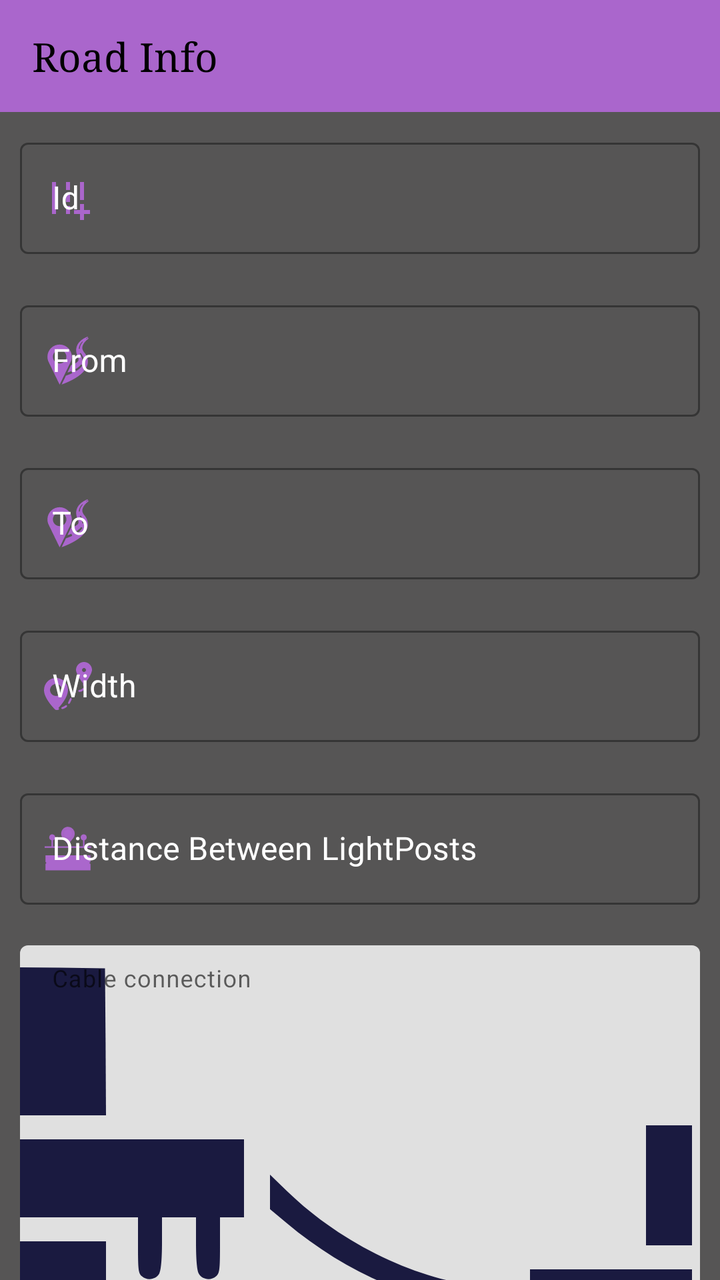
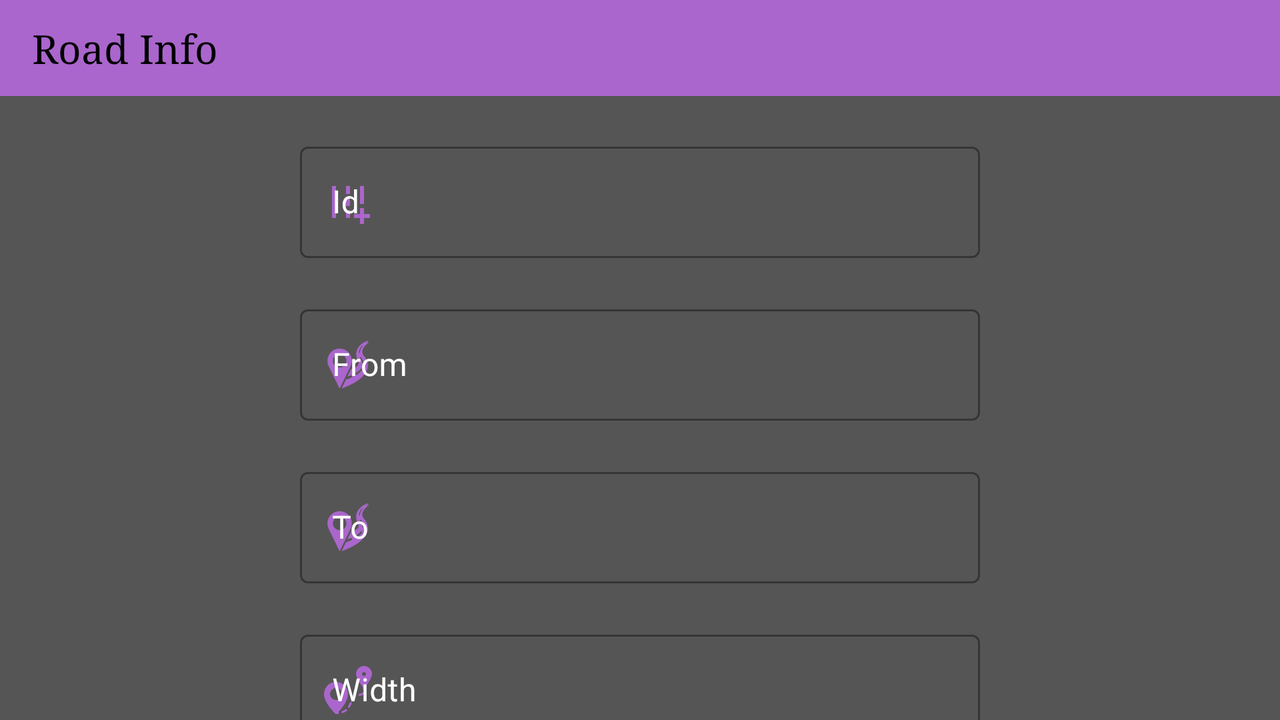

One screen, two layout resources from the same app: the default and the repository's alternative for another configuration. Each is rendered where Android would select it; the XML of both is given below.
<!-- AndroidManifest.xml: application theme Theme.RoadMaintenance -->
<!-- res/layout/road_form.xml -->
<?xml version="1.0" encoding="utf-8"?>
<layout xmlns:android="http://schemas.android.com/apk/res/android"
    xmlns:app="http://schemas.android.com/apk/res-auto">

    <androidx.constraintlayout.widget.ConstraintLayout
        android:layout_width="match_parent"
        android:layout_height="wrap_content">

        <Toolbar
            android:id="@+id/road_toolbar"
            android:layout_width="match_parent"
            android:layout_height="wrap_content"
            android:background="@color/secondary"
            android:fitsSystemWindows="true"
            app:layout_constraintLeft_toLeftOf="parent"
            app:layout_constraintTop_toTopOf="parent">

            <TextView
                android:id="@+id/road_title"
                style="@style/TitleTextView"
                android:layout_width="wrap_content"
                android:layout_height="wrap_content"
                android:text="@string/road_info"
                android:textSize="20sp" />
        </Toolbar>

        <com.google.android.material.textfield.TextInputLayout
            android:id="@+id/road_id_input"
            style="@style/MaterialTextField"
            android:layout_width="match_parent"
            android:layout_height="wrap_content"
            android:layout_marginHorizontal="10dp"
            android:layout_marginTop="10dp"
            android:hint="@string/id"
            app:layout_constraintLeft_toLeftOf="@id/road_toolbar"
            app:layout_constraintTop_toBottomOf="@id/road_toolbar"
            app:startIconDrawable="@drawable/ic_road">

            <com.google.android.material.textfield.TextInputEditText
                android:layout_width="match_parent"
                android:layout_height="match_parent"
                android:inputType="numberDecimal" />
        </com.google.android.material.textfield.TextInputLayout>

        <com.google.android.material.textfield.TextInputLayout
            android:id="@+id/firstPointInput"
            style="@style/MaterialTextField"
            android:layout_width="match_parent"
            android:layout_height="wrap_content"
            android:layout_marginHorizontal="10dp"
            android:hint="@string/from"
            app:layout_constraintLeft_toLeftOf="@id/road_id_input"
            app:layout_constraintRight_toRightOf="@id/road_id_input"
            app:layout_constraintTop_toBottomOf="@id/road_id_input"
            app:startIconDrawable="@drawable/ic_location_on_road">

            <com.google.android.material.textfield.TextInputEditText
                android:layout_width="match_parent"
                android:layout_height="match_parent"
                android:inputType="text" />
        </com.google.android.material.textfield.TextInputLayout>

        <com.google.android.material.textfield.TextInputLayout
            android:id="@+id/secondPointInput"
            style="@style/MaterialTextField"
            android:layout_width="match_parent"
            android:layout_height="wrap_content"
            android:layout_marginHorizontal="10dp"
            android:hint="@string/to"
            app:layout_constraintLeft_toLeftOf="@id/firstPointInput"
            app:layout_constraintRight_toRightOf="@id/firstPointInput"
            app:layout_constraintTop_toBottomOf="@id/firstPointInput"
            app:startIconDrawable="@drawable/ic_location_on_road">

            <com.google.android.material.textfield.TextInputEditText
                android:layout_width="match_parent"
                android:layout_height="match_parent"
                android:inputType="text" />
        </com.google.android.material.textfield.TextInputLayout>

        <com.google.android.material.textfield.TextInputLayout
            android:id="@+id/width_input"
            style="@style/MaterialTextField"
            android:layout_width="match_parent"
            android:layout_height="wrap_content"
            android:layout_marginHorizontal="10dp"
            android:hint="@string/width"
            app:layout_constraintLeft_toLeftOf="@id/secondPointInput"
            app:layout_constraintRight_toRightOf="@id/secondPointInput"
            app:layout_constraintTop_toBottomOf="@id/secondPointInput"
            app:startIconDrawable="@drawable/ic_road_width"
            app:suffixText="M">

            <com.google.android.material.textfield.TextInputEditText
                android:layout_width="match_parent"
                android:layout_height="match_parent"
                android:inputType="numberDecimal" />
        </com.google.android.material.textfield.TextInputLayout>

        <com.google.android.material.textfield.TextInputLayout
            android:id="@+id/distance_between_lps_input"
            style="@style/MaterialTextField"
            android:layout_width="match_parent"
            android:layout_height="wrap_content"
            android:layout_marginHorizontal="10dp"
            android:hint="@string/distance"
            app:layout_constraintLeft_toLeftOf="@id/width_input"
            app:layout_constraintRight_toRightOf="@id/width_input"
            app:layout_constraintTop_toBottomOf="@id/width_input"
            app:startIconDrawable="@drawable/ic_distance"
            app:suffixText="M">

            <com.google.android.material.textfield.TextInputEditText
                android:layout_width="match_parent"
                android:layout_height="match_parent"
                android:inputType="numberDecimal" />
        </com.google.android.material.textfield.TextInputLayout>

        <com.google.android.material.textfield.TextInputLayout
            android:id="@+id/cable_pass_menu"
            style="@style/MaterialExposeDropDown"
            android:layout_width="match_parent"
            android:layout_height="wrap_content"
            android:layout_marginHorizontal="10dp"
            android:hint="@string/cable_connection"
            app:layout_constraintLeft_toLeftOf="@id/distance_between_lps_input"
            app:layout_constraintRight_toRightOf="@id/distance_between_lps_input"
            app:layout_constraintTop_toBottomOf="@id/distance_between_lps_input"
            app:startIconDrawable="@drawable/ic_electric_cable">

            <com.google.android.material.textfield.MaterialAutoCompleteTextView
                android:id="@+id/cable_pass_input"
                android:text="@string/Top"
                android:layout_width="match_parent"
                android:layout_height="match_parent"
                android:focusable="false"
                android:focusableInTouchMode="false"
                android:inputType="number" />
        </com.google.android.material.textfield.TextInputLayout>


    </androidx.constraintlayout.widget.ConstraintLayout>
</layout>
<!-- resources referenced by this layout -->
<resources>
  <color name="secondary">@android:color/holo_purple</color>
  <!-- drawable ic_distance: vector/xml drawable (drawable, 4176 chars, omitted) -->
  <!-- drawable ic_electric_cable: vector/xml drawable (drawable, 4026 chars, omitted) -->
  <!-- drawable ic_location_on_road: vector/xml drawable (drawable, 4810 chars, omitted) -->
  <!-- drawable ic_road (drawable) -->
  <vector xmlns:android="http://schemas.android.com/apk/res/android"
      android:width="24dp"
      android:height="24dp"
      android:tint="?attr/colorControlNormal"
      android:viewportWidth="24"
      android:viewportHeight="24">
      <path
          android:fillColor="@android:color/white"
          android:pathData="M20,18l0,-3l-2,0l0,3l-3,0l0,2l3,0l0,3l2,0l0,-3l3,0l0,-2z" />
      <path
          android:fillColor="@android:color/white"
          android:pathData="M18,4h2v9h-2z" />
      <path
          android:fillColor="@android:color/white"
          android:pathData="M4,4h2v16h-2z" />
      <path
          android:fillColor="@android:color/white"
          android:pathData="M11,4h2v4h-2z" />
      <path
          android:fillColor="@android:color/white"
          android:pathData="M11,10h2v4h-2z" />
      <path
          android:fillColor="@android:color/white"
          android:pathData="M11,16h2v4h-2z" />
  </vector>
  <!-- drawable ic_road_width: vector/xml drawable (drawable, 2877 chars, omitted) -->
  <string name="Top">Top</string>
  <string name="cable_connection">Cable connection</string>
  <string name="distance">Distance Between LightPosts</string>
  <string name="from">From</string>
  <string name="id">Id</string>
  <string name="road_info">Road Info</string>
  <string name="to">To</string>
  <string name="width">Width</string>
  <style name="MaterialExposeDropDown" parent="@style/Widget.MaterialComponents.TextInputLayout.FilledBox.ExposedDropdownMenu">
          <item name="startIconTint">@color/primary</item>
          <item name="hintTextColor">@color/secondary</item>
      </style>
  <style name="MaterialTextField" parent="@style/Widget.MaterialComponents.TextInputLayout.OutlinedBox">
          <item name="endIconMode">clear_text</item>
          <item name="errorEnabled">true</item>
          <item name="endIconTint">@color/secondary</item>
          <item name="startIconTint">@color/secondary</item>
          <item name="hintTextColor">@android:color/darker_gray</item>
          <item name="android:textColor">@android:color/white</item>
          <item name="android:textColorHint">@android:color/white</item>
          <item name="boxStrokeWidth">1dp</item>
      </style>
  <style name="TitleTextView" parent="TextAppearance.AppCompat.Title">
          <item name="android:fontFamily">serif</item>
          <item name="android:textColor">@android:color/black</item>
          <item name="android:textSize">20sp</item>
          <item name="android:drawableTint">@color/secondary</item>
      </style>
  <style name="Theme.RoadMaintenance" parent="Theme.MaterialComponents.DayNight.NoActionBar.Bridge">
          <item name="colorPrimary">@color/primary</item>
          <item name="colorPrimaryVariant">@color/primary_dark</item>
          <item name="android:statusBarColor" tools:targetApi="l">?attr/colorPrimaryVariant</item>
          <item name="android:navigationBarColor">@color/navigation_bar</item>
          <item name="android:windowBackground">@color/window_background</item>
          <item name="colorAccent">@color/accent</item>
          <item name="colorSecondary">@color/secondary</item>
      </style>
  <color name="primary">#1A1A40</color>
  <color name="primary_dark">#10102D</color>
  <color name="navigation_bar">#212121</color>
  <color name="window_background">#565555</color>
  <color name="accent">#FA58B6</color>
</resources>
<!-- res/layout-land/road_form.xml (the repository's variant of the layout above) -->
<!-- drawn on the phone turned sideways -->
<?xml version="1.0" encoding="utf-8"?>
<layout xmlns:android="http://schemas.android.com/apk/res/android"
    xmlns:app="http://schemas.android.com/apk/res-auto">

    <data>

        <variable
            name="road"
            type="com.example.roadmaintenance.models.RegisteredRoad" />
    </data>

    <androidx.constraintlayout.widget.ConstraintLayout
        android:layout_width="match_parent"
        android:layout_height="wrap_content">

        <Toolbar
            android:id="@+id/road_toolbar"
            android:fitsSystemWindows="true"
            android:layout_width="match_parent"
            android:layout_height="wrap_content"
            android:background="@color/secondary"
            app:layout_constraintLeft_toLeftOf="parent"
            app:layout_constraintTop_toTopOf="parent">

            <TextView
                android:id="@+id/road_title"
                style="@style/TitleTextView"
                android:layout_width="wrap_content"
                android:layout_height="wrap_content"
                android:text="@string/road_info"
                android:textSize="20sp" />
        </Toolbar>

        <com.google.android.material.textfield.TextInputLayout
            android:id="@+id/road_id_input"
            style="@style/MaterialTextField"
            android:layout_width="match_parent"
            android:layout_height="wrap_content"
            android:layout_marginHorizontal="150dp"
            android:layout_marginTop="20dp"
            android:hint="@string/id"
            app:layout_constraintLeft_toLeftOf="@id/road_toolbar"
            app:layout_constraintTop_toBottomOf="@id/road_toolbar"
            app:startIconDrawable="@drawable/ic_road">

            <com.google.android.material.textfield.TextInputEditText
                android:layout_width="match_parent"
                android:layout_height="match_parent"
                android:inputType="numberDecimal" />
        </com.google.android.material.textfield.TextInputLayout>

        <com.google.android.material.textfield.TextInputLayout
            android:id="@+id/firstPointInput"
            style="@style/MaterialTextField"
            android:layout_width="match_parent"
            android:layout_height="wrap_content"
            android:layout_marginHorizontal="150dp"
            android:hint="@string/from"
            app:layout_constraintLeft_toLeftOf="@id/road_id_input"
            app:layout_constraintRight_toRightOf="@id/road_id_input"
            app:layout_constraintTop_toBottomOf="@id/road_id_input"
            app:startIconDrawable="@drawable/ic_location_on_road">

            <com.google.android.material.textfield.TextInputEditText
                android:layout_width="match_parent"
                android:layout_height="match_parent"
                android:inputType="text" />
        </com.google.android.material.textfield.TextInputLayout>

        <com.google.android.material.textfield.TextInputLayout
            android:id="@+id/secondPointInput"
            style="@style/MaterialTextField"
            android:layout_width="match_parent"
            android:layout_height="wrap_content"
            android:layout_marginHorizontal="150dp"
            android:hint="@string/to"
            app:layout_constraintLeft_toLeftOf="@id/firstPointInput"
            app:layout_constraintRight_toRightOf="@id/firstPointInput"
            app:layout_constraintTop_toBottomOf="@id/firstPointInput"
            app:startIconDrawable="@drawable/ic_location_on_road">

            <com.google.android.material.textfield.TextInputEditText
                android:layout_width="match_parent"
                android:layout_height="match_parent"
                android:inputType="text" />
        </com.google.android.material.textfield.TextInputLayout>

        <com.google.android.material.textfield.TextInputLayout
            android:id="@+id/width_input"
            style="@style/MaterialTextField"
            android:layout_width="match_parent"
            android:layout_height="wrap_content"
            android:layout_marginHorizontal="150dp"
            android:hint="@string/width"
            app:layout_constraintLeft_toLeftOf="@id/secondPointInput"
            app:layout_constraintRight_toRightOf="@id/secondPointInput"
            app:layout_constraintTop_toBottomOf="@id/secondPointInput"
            app:startIconDrawable="@drawable/ic_road_width">

            <com.google.android.material.textfield.TextInputEditText
                android:layout_width="match_parent"
                android:layout_height="match_parent"
                android:inputType="numberDecimal" />
        </com.google.android.material.textfield.TextInputLayout>

        <com.google.android.material.textfield.TextInputLayout
            android:id="@+id/distance_between_lps_input"
            style="@style/MaterialTextField"
            android:layout_width="match_parent"
            android:layout_height="wrap_content"
            android:layout_marginHorizontal="150dp"
            android:hint="@string/distance"
            app:layout_constraintLeft_toLeftOf="@id/width_input"
            app:layout_constraintRight_toRightOf="@id/width_input"
            app:layout_constraintTop_toBottomOf="@id/width_input"
            app:startIconDrawable="@drawable/ic_distance">

            <com.google.android.material.textfield.TextInputEditText
                android:layout_width="match_parent"
                android:layout_height="match_parent"
                android:inputType="numberDecimal" />
        </com.google.android.material.textfield.TextInputLayout>

        <com.google.android.material.textfield.TextInputLayout
            android:id="@+id/cable_pass_menu"
            style="@style/MaterialExposeDropDown"
            android:layout_width="match_parent"
            android:layout_height="wrap_content"
            android:layout_marginHorizontal="150dp"
            android:hint="@string/cable_connection"
            app:layout_constraintLeft_toLeftOf="@id/distance_between_lps_input"
            app:layout_constraintRight_toRightOf="@id/distance_between_lps_input"
            app:layout_constraintTop_toBottomOf="@id/distance_between_lps_input"
            app:startIconDrawable="@drawable/ic_electric_cable">

            <com.google.android.material.textfield.MaterialAutoCompleteTextView
                android:id="@+id/cable_pass_input"
                android:layout_width="match_parent"
                android:layout_height="match_parent"
                android:inputType="number" />
        </com.google.android.material.textfield.TextInputLayout>


    </androidx.constraintlayout.widget.ConstraintLayout>
</layout>
<!-- resources referenced by the variant -->
<!-- as the phone turned sideways resolves them -->
<resources>
  <color name="secondary">@android:color/holo_purple</color>
  <!-- drawable ic_distance: vector/xml drawable (drawable, 4176 chars, omitted) -->
  <!-- drawable ic_electric_cable: vector/xml drawable (drawable, 4026 chars, omitted) -->
  <!-- drawable ic_location_on_road: vector/xml drawable (drawable, 4810 chars, omitted) -->
  <!-- drawable ic_road (drawable) -->
  <vector xmlns:android="http://schemas.android.com/apk/res/android"
      android:width="24dp"
      android:height="24dp"
      android:tint="?attr/colorControlNormal"
      android:viewportWidth="24"
      android:viewportHeight="24">
      <path
          android:fillColor="@android:color/white"
          android:pathData="M20,18l0,-3l-2,0l0,3l-3,0l0,2l3,0l0,3l2,0l0,-3l3,0l0,-2z" />
      <path
          android:fillColor="@android:color/white"
          android:pathData="M18,4h2v9h-2z" />
      <path
          android:fillColor="@android:color/white"
          android:pathData="M4,4h2v16h-2z" />
      <path
          android:fillColor="@android:color/white"
          android:pathData="M11,4h2v4h-2z" />
      <path
          android:fillColor="@android:color/white"
          android:pathData="M11,10h2v4h-2z" />
      <path
          android:fillColor="@android:color/white"
          android:pathData="M11,16h2v4h-2z" />
  </vector>
  <!-- drawable ic_road_width: vector/xml drawable (drawable, 2877 chars, omitted) -->
  <string name="cable_connection">Cable connection</string>
  <string name="distance">Distance Between LightPosts</string>
  <string name="from">From</string>
  <string name="id">Id</string>
  <string name="road_info">Road Info</string>
  <string name="to">To</string>
  <string name="width">Width</string>
  <style name="MaterialExposeDropDown" parent="@style/Widget.MaterialComponents.TextInputLayout.FilledBox.ExposedDropdownMenu">
          <item name="startIconTint">@color/primary</item>
          <item name="hintTextColor">@color/secondary</item>
      </style>
  <style name="MaterialTextField" parent="@style/Widget.MaterialComponents.TextInputLayout.OutlinedBox">
          <item name="endIconMode">clear_text</item>
          <item name="errorEnabled">true</item>
          <item name="endIconTint">@color/secondary</item>
          <item name="startIconTint">@color/secondary</item>
          <item name="hintTextColor">@android:color/darker_gray</item>
          <item name="android:textColor">@android:color/white</item>
          <item name="android:textColorHint">@android:color/white</item>
          <item name="boxStrokeWidth">1dp</item>
      </style>
  <style name="TitleTextView" parent="TextAppearance.AppCompat.Title">
          <item name="android:fontFamily">serif</item>
          <item name="android:textColor">@android:color/black</item>
          <item name="android:textSize">20sp</item>
          <item name="android:drawableTint">@color/secondary</item>
      </style>
  <style name="Theme.RoadMaintenance" parent="Theme.MaterialComponents.DayNight.NoActionBar.Bridge">
          <item name="colorPrimary">@color/primary</item>
          <item name="colorPrimaryVariant">@color/primary_dark</item>
          <item name="android:statusBarColor" tools:targetApi="l">?attr/colorPrimaryVariant</item>
          <item name="android:navigationBarColor">@color/navigation_bar</item>
          <item name="android:windowBackground">@color/window_background</item>
          <item name="colorAccent">@color/accent</item>
          <item name="colorSecondary">@color/secondary</item>
      </style>
  <color name="primary">#1A1A40</color>
  <color name="primary_dark">#10102D</color>
  <color name="navigation_bar">#212121</color>
  <color name="window_background">#565555</color>
  <color name="accent">#FA58B6</color>
</resources>
